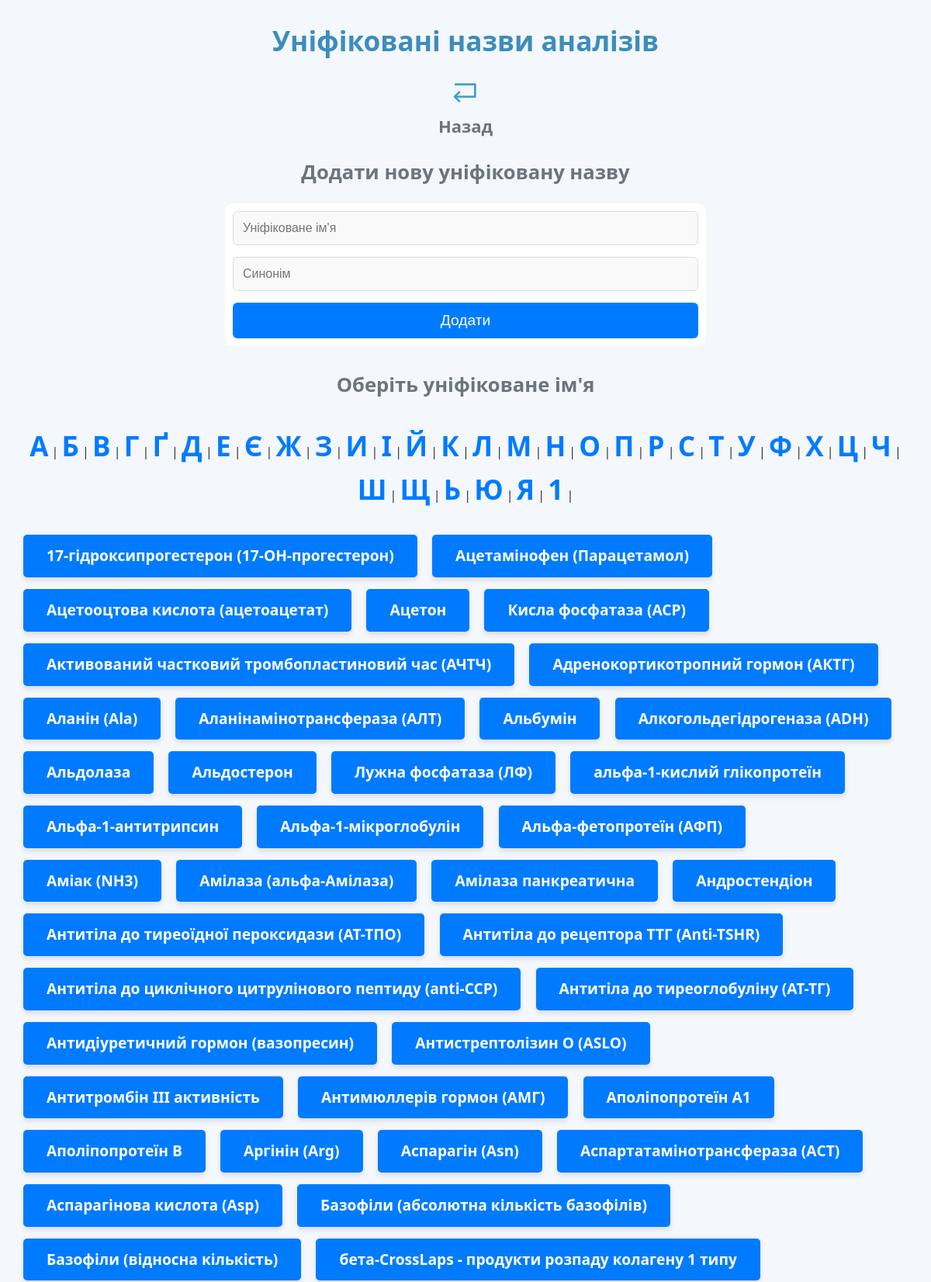
The app's page /analysis (upper part) with its own data.
### db/database.py (models this page shows)
class AnalysisSynonym(Base):
    __tablename__ = "analysis_synonyms"
    id = Column(Integer, primary_key=True, index=True)
    standard_name_id = Column(Integer, ForeignKey("standard_names.id"), nullable=False)
    synonym = Column(String, nullable=False)
    standard_name = relationship("StandardName", back_populates="synonyms")
    __table_args__ = (
        UniqueConstraint("standard_name_id", "synonym", name="unique_standard_name_synonym_constraint"),
    )

class StandardName(Base):
    __tablename__ = "standard_names"
    id = Column(Integer, primary_key=True, index=True)
    name = Column(String, unique=True, nullable=False)
    standard_unit_id = Column(Integer, ForeignKey("units.id"), nullable=True)
    units = relationship("Unit", back_populates="standard_name", foreign_keys="[Unit.standard_name_id]")
    unit_conversions = relationship("UnitConversion", back_populates="standard_name",
                                    foreign_keys="[UnitConversion.standard_name_id]")
    synonyms = relationship("AnalysisSynonym", back_populates="standard_name")

### ui/routes/analysis_router.py (the view)
@router.get("/analysis", response_class=HTMLResponse)
async def get_all_analysis(request: Request, filter_letter: str = None, db: Session = Depends(get_db)):
    analyses = get_analysis(db)
    if filter_letter:
        analyses = [analysis for analysis in analyses if analysis['name'].startswith(filter_letter)]
    return templates.TemplateResponse("analysis.html", {
        "request": request,
        "analyses": analyses,
        "filter_letter": filter_letter,
    })

### ui/templates/analysis.html (shortened to what this page needs)
{% extends "base.html" %}
{% block header %}Уніфіковані назви аналізів{% endblock %}
{% block content %}
        <p align="center"><a href="/"><img src="/static/images/back.png" width="3%"><br>Назад</a></p>
<h2>Додати нову уніфіковану назву</h2>
<form action="/add_analyse" method="post">
    <input type="text" name="standard_name" placeholder="Уніфіковане ім'я" required>
    <input type="text" name="synonym" placeholder="Синонім" required>
    <button type="submit">Додати</button>
</form>
        <section>
            <h2>Оберіть уніфіковане ім'я</h2>
            <div>
                <div class="synonyms-container" align="center">
                    {% for letter in 'АБВГҐДЕЄЖЗИІЙКЛМНОПРСТУФХЦЧШЩЬЮЯ1' %}
                        <a href="/analysis?filter_letter={{ letter }}" style="font-size:35px;">{{ letter }}</a> |
                    {% endfor %}
                </div>
            </div>
            <div class="synonyms-container">
                {% for name in analyses %}
                <a href="/analysis/{{ name.id }}" class="synonyms-btn">{{ name.name }}</a>
                {% endfor %}
            </div>
        </section>
{% endblock %}

### ui/static/css/styles.css (style rules this page uses)
body { font-family: 'Segoe UI', Tahoma, Geneva, Verdana, sans-serif; margin: 0; padding: 0; background-color: #f4f7fc; color: #333; line-height: 1.6; }
h1, h2 { font-family: 'Segoe UI', Tahoma, Geneva, Verdana, sans-serif; margin-bottom: 20px; text-align: center; }
h2 { color: #6c757d; font-size: 1.6em; }
a { color: #007bff; text-decoration: none; font-weight: bold; transition: color 0.3s ease, transform 0.2s ease; }
p { font-size: 20px; }
p a { color: #6c757d; font-size: 1.1em; }
form { background-color: #fff; padding: 10px; border-radius: 10px; margin-bottom: 30px; width: 100%; max-width: 600px; margin-left: auto; margin-right: auto; }
form input[type="text"], form select, form textarea { width: 100%; padding: 12px; margin-bottom: 15px; border: 1px solid #ddd; border-radius: 6px; font-size: 1em; background-color: #f9f9f9; box-sizing: border-box; transition: border-color 0.3s ease; }
form button { width: 100%; padding: 12px; background-color: #007bff; color: white; border: none; border-radius: 6px; cursor: pointer; font-size: 1.2em; transition: background-color 0.3s ease, transform 0.2s ease; }
button, .btn-delete, .btn-edit { padding: 10px 20px; cursor: pointer; border-radius: 6px; font-size: 1.1em; transition: background-color 0.3s ease, transform 0.2s ease; display: inline-block; margin-right: 12px; }
h1, h2 { text-align: center; }
.synonyms-container { display: row; margin: 30px; align: center; }
.synonyms-btn { padding: 12px 30px; margin-bottom: 15px; margin-right: 15px; background-color: #007BFF; color: white; text-decoration: none; font-size: 1.2em; border-radius: 5px; box-shadow: 0 4px 6px rgba(0, 0, 0, 0.1); transition: background-color 0.3s ease, transform 0.2s ease; display: inline-block; }

### records on screen
AnalysisSynonym: name "17-гідроксипрогестерон (17-ОН-прогестерон)"
StandardName: name "Ацетамінофен (Парацетамол)"
StandardName: name "Ацетооцтова кислота (ацетоацетат)"
StandardName: name "Ацетон"
AnalysisSynonym: name "Кисла фосфатаза (ACP)"
AnalysisSynonym: name "Активований частковий тромбопластиновий час (АЧТЧ)"
StandardName: name "Адренокортикотропний гормон (АКТГ)"
StandardName: name "Аланін (Ala)"
AnalysisSynonym: name "Аланінамінотрансфераза (АЛТ)"
StandardName: name "Альбумін"
AnalysisSynonym: name "Алкогольдегідрогеназа (ADH)"
AnalysisSynonym: name "Альдолаза"
AnalysisSynonym: name "Альдостерон"
AnalysisSynonym: name "Лужна фосфатаза (ЛФ)"
StandardName: name "альфа-1-кислий глікопротеїн"
StandardName: name "Альфа-1-антитрипсин"
StandardName: name "Альфа-1-мікроглобулін"
AnalysisSynonym: name "Альфа-фетопротеїн (АФП)"
StandardName: name "Аміак (NH3)"
AnalysisSynonym: name "Амілаза (альфа-Амілаза)"
AnalysisSynonym: name "Амілаза панкреатична"
AnalysisSynonym: name "Андростендіон"
StandardName: name "Антитіла до тиреоїдної пероксидази (АТ-ТПО)"
StandardName: name "Антитіла до рецептора ТТГ (Anti-TSHR)"
StandardName: name "Антитіла до циклічного цитрулінового пептиду (anti-CCP)"
AnalysisSynonym: name "Антитіла до тиреоглобуліну (АТ-ТГ)"
AnalysisSynonym: name "Антидіуретичний гормон (вазопресин)"
StandardName: name "Антистрептолізин O (ASLO)"
StandardName: name "Антитромбін III активність"
AnalysisSynonym: name "Антимюллерів гормон (АМГ)"
StandardName: name "Аполіпопротеїн A1"
StandardName: name "Аполіпопротеїн В"
StandardName: name "Аргінін (Arg)"
StandardName: name "Аспарагін (Asn)"
AnalysisSynonym: name "Аспартатамінотрансфераза (АСТ)"
StandardName: name "Аспарагінова кислота (Asp)"
StandardName: name "Базофіли (абсолютна кількість базофілів)"
StandardName: name "Базофіли (відносна кількість)"
AnalysisSynonym: name "бета-CrossLaps - продукти розпаду колагену 1 типу"

### other values on screen
{{ letter }} "А" "Б" "В" "Г" "Ґ" "Д" "Е" "Є" "Ж" "З" "И" "І" "Й" "К" "Л" "М" "Н" "О" "П" "Р" "С" "Т" "У" "Ф" "Х" "Ц" "Ч" "Ш" "Щ" "Ь" "Ю" "Я" "1"
